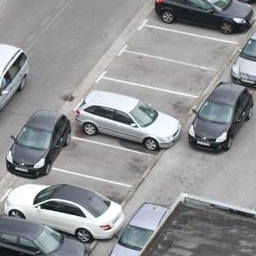
#> input picture Source code/input.png, 256 x 256 px
$ jupyter execute demo.ipynb
#> lines starting #> are read from the running program, lines starting #| are printed output that depends on the picture; after the words box and inside, x2 and y2 are one past the last pixel; in counts of white or black regions, pixels touching at a corner belong together
- Nguồn tham khảo: [Github Project](https://github.com/hknakst/Detection-of-copy-move-forgery)
- Tác giả: [Github Profile](https://github.com/hknakst)

### Phương pháp được sử dụng
Mã nguồn này xác định ảnh giả mạo Copy-Move nhờ vào so sánh các block của ảnh (Robust Match).

- Ở hàm `dct_of_img`, ảnh được chia nhỏ ra các block với kích thước các block là như nhau $(B \times B)$, với mỗi block, phép biến đổi DCT được áp dụng và lưu kết quả các hệ số của DCT vào ma trận kết quả A (hàm`zigzag`).
- Ma trận kết quả A sẽ có $(M-B+1)(N-B+1)$ dòng và $(B \times B)$ cột.

- Công thức của DCT khi áp dụng vào ảnh 2 chiều:
$$F(u) = (\dfrac{2}{N})^{\frac{1}{2}}(\dfrac{2}{M})^{\frac{1}{2}}\sum_{i=1}^{N-1}\sum_{i=1}^{M-1}\Lambda(i).\Lambda(j).cos[\dfrac{\pi.u}{2.N}(2i+1)].cos[\dfrac{\pi.v}{2.M}(2j+1)].f(i,j)$$
- Các dòng của A được sắp xếp lại để giảm chi phí so sánh các block (hàm `lexicographically_sort_of_vectors`).
- Vì thuật toán này so sánh hệ số DCT của các block thay vì giá trị pixel nên sẽ có nhiều block giống nhau. Vì vậy thuật toán sẽ tính shift-vector giữa các block (hàm `correlation_of_vectors`).
- Công thức tính shift-vector: $$s = (s_1, s_2) = (i_1 - j_1, i_2 - j_2)$$
- Sau khi kết thúc việc so sánh, một biến đếm sẽ xác định tần số xuất hiện của các shift-vector. Từ tần số xuất hiện, ta có thể loại bỏ các vùng không tương đồng nhờ vào một ngưỡng ta xác định (hàm `detection_forgery`).
- Ngưỡng này do ta xác định trước: $$C(s^{(r)}) > T$$
- Với các giá trị khác nhau của ngưỡng, ta sẽ có các kết quả khác nhau:
    - Với giá trị ngưỡng thấp, sẽ cho ra nhiều false match.
    - Với giá trị ngưỡng cao, sẽ bỏ qua nhiều block tương đồng.

[cell 1]
import cv2
import numpy as np
from math import sqrt
import matplotlib.pyplot as plt

[cell 2]
class DetectionofCopyMoveForgery:

    # khởi tạo class
    def __init__(self, img, height, width, blocksize, oklid_threshold,
                 correlation_threshold, vec_len_threshold, num_ofvector_threshold):
        self.img = img
        self.height = height
        self.width = width
        self.blocksize = blocksize
        self.oklid_threshold = oklid_threshold
        self.correlation_threshold = correlation_threshold
        self.vec_len_threshold = vec_len_threshold
        self.num_ofvector_threshold = num_ofvector_threshold

        self.block_vector = []
        self.sizeof_vector = 16;
        self.hough_space = (self.height, self.width, 2)
        self.hough_space = np.zeros(self.hough_space)
        self.shiftvector = []

    # hàm chính đã xác định giả mạo
    def detection_forgery(self):

        self.dct_of_img()
        self.lexicographically_sort_of_vectors()
        self.correlation_of_vectors()
        # khi giá trị threshold cuối cùng được xác định, những vùng giả mạo sẽ được xác định
        # dựa vào số lượng vector dịch chuyển theo cùng một hướng
        max = -1
        for i in range(self.height):
            for j in range(self.width):
                for h in range(2):
                    if (self.hough_space[i][j][h]) > max:
                        max = self.hough_space[i][j][h]
        for i in range(self.height):
            for j in range(self.width):
                self.img[i][j] = 0

        for i in range(self.height):
            for j in range(self.width):
                for h in range(2):
                    if (self.hough_space[i][j][h]) >= (max - (max * self.num_ofvector_threshold / 100)):
                        for k in range(len(self.shiftvector)):
                            if (self.shiftvector[k][0] == j and self.shiftvector[k][1] == i and self.shiftvector[k][
                                2] == h):
                                cv2.rectangle(self.img, (self.shiftvector[k][3], self.shiftvector[k][4]), (
                                    self.shiftvector[k][3] + self.blocksize, self.shiftvector[k][4] + self.blocksize),
                                              (255), -1)
                                cv2.rectangle(self.img, (self.shiftvector[k][5], self.shiftvector[k][6]), (
                                    self.shiftvector[k][5] + self.blocksize, self.shiftvector[k][6] + self.blocksize),
                                              (255), -1)

        # trả về ảnh kết quả là ảnh đã làm nổi bật vùng giả mạo
        return self.img


    # chia ảnh thành các block nhỏ và áp dụng DCT (Discrete cosine transform) trên các block đó
    def dct_of_img(self):

        for r in range(0, self.height - self.blocksize, 1):
            for c in range(0, self.width - self.blocksize, 1):
                block = self.img[r:r + self.blocksize, c:c + self.blocksize]
                imf = np.float32(block)
                dct = cv2.dct(imf)

                QUANTIZATION_MAT_10 = np.array(
                    [[80, 60, 50, 80, 120, 200, 255, 255], [55, 60, 70, 95, 130, 255, 255, 255],
                     [70, 65, 80, 120, 200, 255, 255, 255], [70, 85, 110, 145, 255, 255, 255, 255],
                     [90, 110, 185, 255, 255, 255, 255, 255], [120, 175, 255, 255, 255, 255, 255, 255],
                     [255, 255, 255, 255, 255, 255, 255, 255], [255, 255, 255, 255, 255, 255, 255, 255]])
                QUANTIZATION_MAT_50 = np.array([[16, 11, 10, 16, 24, 40, 51, 61], [12, 12, 14, 19, 26, 58, 60, 55],
                                                [14, 13, 16, 24, 40, 57, 69, 56], [14, 17, 22, 29, 51, 87, 80, 62],
                                                [18, 22, 37, 56, 68, 109, 103, 77], [24, 35, 55, 64, 81, 104, 113, 92],
                                                [49, 64, 78, 87, 103, 121, 120, 101],
                                                [72, 92, 95, 98, 112, 100, 103, 99]])

                QUANTIZATION_MAT_90 = np.array([[3, 2, 2, 3, 5, 8, 10, 12], [2, 2, 3, 4, 5, 12, 12, 11],
                                                [3, 3, 3, 5, 8, 11, 14, 11], [3, 3, 4, 6, 10, 17, 16, 12],
                                                [4, 4, 7, 11, 14, 22, 21, 15], [5, 7, 11, 13, 16, 12, 23, 18],
                                                [10, 13, 16, 17, 21, 24, 24, 21], [14, 18, 19, 20, 22, 20, 20, 20]])

                dct = np.round(np.divide(dct, QUANTIZATION_MAT_90)).astype(int)
                dct = (dct / 4).astype(int)
                self.significant_part_extraction(self.zigzag(dct), c, r)


    # Áp dụng zigzag scan cho các kết quả DCT của từng block nhỏ
    def zigzag(self, matrix):
        vector = []
        n = len(matrix) - 1
        i = 0
        j = 0

        for _ in range(n * 2):
            vector.append(matrix[i][j])

            if j == n:  # right border
                i += 1  # shift
                while i != n:  # diagonal passage
                    vector.append(matrix[i][j])
                    i += 1
                    j -= 1
            elif i == 0:  # top border
                j += 1
                while j != 0:
                    vector.append(matrix[i][j])
                    i += 1
                    j -= 1
            elif i == n:  # bottom border
                j += 1
                while j != n:
                    vector.append(matrix[i][j])
                    i -= 1
                    j += 1
            elif j == 0:  # left border
                i += 1
                while i != 0:
                    vector.append(matrix[i][j])
                    i -= 1
                    j += 1

        vector.append(matrix[i][j])

        # trả về vector các ma trận đã được áp dụng zigzag scan
        return vector


    # hàm lấy các vùng quan trọng dựa vào tần số các vùng của vector kết quả ở hàm zigzag
    def significant_part_extraction(self, vector, x, y):
        del vector[self.sizeof_vector:(self.blocksize * self.blocksize)]
        vector.append(x)
        vector.append(y)
        self.block_vector.append(vector)


    # sắp xếp các vector theo thứ tự
    def lexicographically_sort_of_vectors(self, ):
        self.block_vector = np.array(self.block_vector)
        self.block_vector = self.block_vector[
            np.lexsort(np.rot90(self.block_vector)[2:(self.sizeof_vector + 1) + 2, :])]


    # xác định độ liên quan giữa các vector
    def correlation_of_vectors(self):

        for i in range(len(self.block_vector)):
            if (i + self.correlation_threshold >= len(self.block_vector)):
                self.correlation_threshold -= 1
            for j in range(i + 1, i + self.correlation_threshold + 1):
                if (self.oklid(self.block_vector[i], self.block_vector[j], self.sizeof_vector) <= self.oklid_threshold):

                    # giữ lại các vector tương đồng với nhau và loại đi các vector có độ tương đồng thấp
                    v1 = []
                    v2 = []
                    v1.append(int(self.block_vector[i][-2]))  # x1
                    v1.append(int(self.block_vector[i][-1]))  # y1
                    v2.append(int(self.block_vector[j][-2]))  # x2
                    v2.append(int(self.block_vector[j][-1]))  # y2
                    self.elimination_of_weak_vectors(v1, v2, 2)


    # hàm loại bỏ các vector ít tương đồng
    def elimination_of_weak_vectors(self, vector1, vector2, size):
        if (self.oklid(vector1, vector2, size) >= self.vec_len_threshold):
            # gọi hàm để loại đi vùng có độ tương đồng thấp
            self.elimination_of_weak_area(vector1, vector2)


    # loại bỏ các vùng có độ tương đồng thấp
    def elimination_of_weak_area(self, vector1, vector2):
        c = abs(vector2[0] - vector1[0])
        r = abs(vector2[1] - vector1[1])
        if (vector2[0] >= vector1[0]):
            if (vector2[1] >= vector1[1]):
                z = 0
            else:
                z = 1

        if (vector1[0] > vector2[0]):
            if (vector1[1] >= vector2[1]):
                z = 0
            else:
                z = 1
        self.hough_space[r][c][z] += 1
        vector = []
        vector.append(c)
        vector.append(r)
        vector.append(z)
        vector.append(vector1[0])
        vector.append(vector1[1])
        vector.append(vector2[0])
        vector.append(vector2[1])
        self.shiftvector.append(vector)


    # hàm tính độ chênh lệch
    def oklid(self, vector1, vector2, size):
        sum = 0
        for i in range(size):
            sum += (vector2[i] - vector1[i]) ** 2

        return sqrt(sum)

[cell 3]
# hàm đo độ chính xác giữa ảnh dự đoán và ảnh kết quả
def getFmeasure(orginal_img, test_img, width, height):
    DP = 0
    YP = 0
    YN = 0
    for i in range(height):
        for j in range(width):
            if orginal_img[i][j] == 255 and test_img[i][j] == 255:
                DP += 1
            if orginal_img[i][j] == 0 and test_img[i][j] == 255:
                YP += 1
            if orginal_img[i][j] == 255 and test_img[i][j] == 0:
                YN += 1

    precision = DP / (DP + YP)
    recall = DP / (DP + YN)

    return 2 * ((precision * recall) / (precision + recall))

###  Chương trình nhận diện ảnh giả mạo

[cell 4]
fig, (ax1, ax2) = plt.subplots(1, 2, figsize=(15,15))
img = cv2.imread('input.png' , 0)
#> img: shape (256, 256); min 4, max 255, mean 146.6
img1 = cv2.imread('input.png' , 1)
#> img1 is the input picture: shape (256, 256, 3); mean B, G, R 149.7, 147.1, 146.2
img1 = cv2.cvtColor(img1, cv2.COLOR_BGR2RGB)
ax1.imshow(img1)
ax1.title.set_text('forgery picture')
ax1.set_xticks([])
ax1.set_yticks([])
height, width= img.shape
#> height = 256; width = 256
forgery = DetectionofCopyMoveForgery(img, height, width, 8,3.5,8,100,5)
detection_image = forgery.detection_forgery()
#> after the loop in detection_forgery, `for i in range(self.height):`: self.img: shape (256, 256); every value is 0
#> after the loop in detection_forgery, `for i in range(self.height):`:
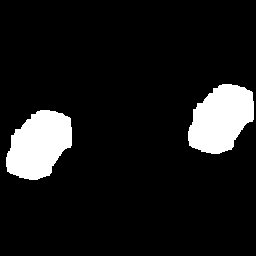
#> self.img: shape (256, 256); 10.1% white; 2 white regions, box (x1, y1, x2, y2) and area: (188, 84, 254, 154) 3316, (6, 110, 72, 180) 3316
cv2.imwrite('output.png', detection_image)
ax2.imshow(detection_image)
ax2.title.set_text('detection')
ax2.set_xticks([])
ax2.set_yticks([])
plt.show()
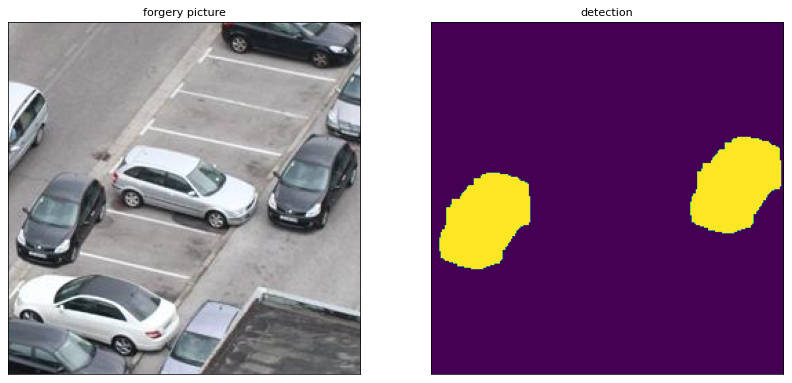
#> figure drawn by matplotlib, 2 panels

cv2.waitKey(0)
cv2.destroyAllWindows()
